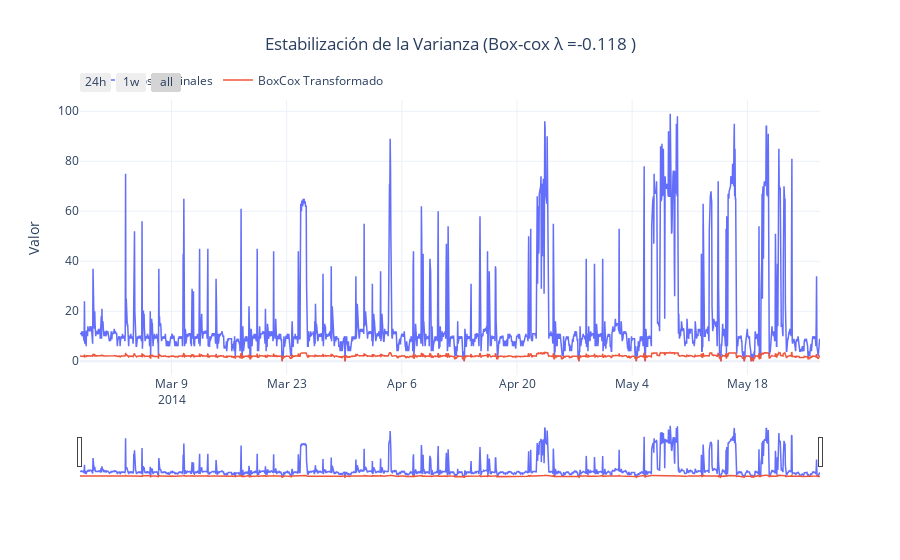

Source (notebook cell):
### Code cell
# Traer la variable transformada de vuelta a Python
df['BoxCox_Consumo'] = %R df_r$BoxCox_Consumo
lambda_r = %R Lambda_est

plot_(f'Estabilización de la Varianza (Box-cox λ ={lambda_r[0]:.3f} )', 
      (df.index, df["Consumo"], "Datos Originales"),
      (df.index, df["BoxCox_Consumo"], "BoxCox Transformado"))

### Figure 1 — Plotly figure (JSON) as saved in the notebook; plotly's stock layout.template omitted (floating-point values rounded to 4 significant figures; data arrays with more than 128 entries replaced by an {"elided": "..."} marker saying what was removed)
{"data": [{"line": {"width": 1.5}, "mode": "lines", "name": "Datos Originales", "type": "scatter", "x": {"elided": "2160 str values"}, "y": {"elided": "2160 float values"}}, {"line": {"width": 1.5}, "mode": "lines", "name": "BoxCox Transformado", "type": "scatter", "x": {"elided": "2160 str values"}, "y": {"elided": "2160 float values"}}], "layout": {"legend": {"orientation": "h", "y": 1.02}, "title": {"text": "Estabilización de la Varianza (Box-cox λ =-0.118 )", "x": 0.5}, "xaxis": {"rangeselector": {"buttons": [{"count": 24, "label": "24h", "step": "hour", "stepmode": "backward"}, {"count": 7, "label": "1w", "step": "day", "stepmode": "backward"}, {"step": "all"}]}, "rangeslider": {"visible": true}, "type": "date"}, "yaxis": {"autorange": true, "title": {"text": "Valor"}}}}
